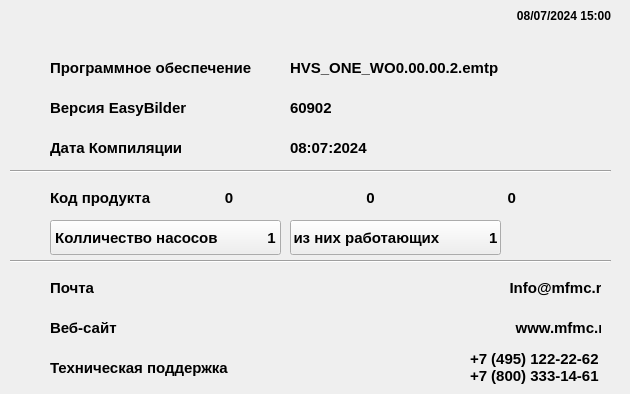
     <widget class="QWidget" name="Settings_Contacts_page">
      <widget class="QLabel" name="label_20">
       <property name="geometry">
        <rect>
         <x>10</x>
         <y>50</y>
         <width>40</width>
         <height>35</height>
        </rect>
       </property>
       <property name="text">
        <string/>
       </property>
      </widget>
      <widget class="QLabel" name="label_77">
       <property name="geometry">
        <rect>
         <x>50</x>
         <y>270</y>
         <width>551</width>
         <height>35</height>
        </rect>
       </property>
       <property name="font">
        <font>
         <family>Arial</family>
         <pointsize>11</pointsize>
         <weight>75</weight>
         <bold>true</bold>
        </font>
       </property>
       <property name="text">
        <string>Почта                                                                                                    Info@mfmc.ru</string>
       </property>
      </widget>
      <widget class="QPushButton" name="contacts_number_of_pumps_pushButton">
       <property name="geometry">
        <rect>
         <x>50</x>
         <y>220</y>
         <width>231</width>
         <height>35</height>
        </rect>
       </property>
       <property name="font">
        <font>
         <family>Arial</family>
         <pointsize>11</pointsize>
         <weight>75</weight>
         <bold>true</bold>
        </font>
       </property>
       <property name="text">
        <string>Колличество насосов            1</string>
       </property>
      </widget>
      <widget class="Line" name="line_6">
       <property name="geometry">
        <rect>
         <x>10</x>
         <y>170</y>
         <width>601</width>
         <height>2</height>
        </rect>
       </property>
       <property name="frameShadow">
        <enum>QFrame::Sunken</enum>
       </property>
       <property name="orientation">
        <enum>Qt::Horizontal</enum>
       </property>
      </widget>
      <widget class="QLabel" name="label_95">
       <property name="geometry">
        <rect>
         <x>10</x>
         <y>90</y>
         <width>40</width>
         <height>35</height>
        </rect>
       </property>
       <property name="text">
        <string/>
       </property>
      </widget>
      <widget class="QLabel" name="label_96">
       <property name="geometry">
        <rect>
         <x>10</x>
         <y>130</y>
         <width>40</width>
         <height>35</height>
        </rect>
       </property>
       <property name="text">
        <string/>
       </property>
      </widget>
      <widget class="QLabel" name="label_97">
       <property name="geometry">
        <rect>
         <x>10</x>
         <y>180</y>
         <width>40</width>
         <height>35</height>
        </rect>
       </property>
       <property name="text">
        <string/>
       </property>
      </widget>
      <widget class="QLabel" name="label_98">
       <property name="geometry">
        <rect>
         <x>10</x>
         <y>220</y>
         <width>40</width>
         <height>35</height>
        </rect>
       </property>
       <property name="text">
        <string/>
       </property>
      </widget>
      <widget class="Line" name="line_8">
       <property name="geometry">
        <rect>
         <x>10</x>
         <y>260</y>
         <width>601</width>
         <height>2</height>
        </rect>
       </property>
       <property name="frameShadow">
        <enum>QFrame::Sunken</enum>
       </property>
       <property name="orientation">
        <enum>Qt::Horizontal</enum>
       </property>
      </widget>
      <widget class="QLabel" name="label_99">
       <property name="geometry">
        <rect>
         <x>10</x>
         <y>270</y>
         <width>40</width>
         <height>35</height>
        </rect>
       </property>
       <property name="text">
        <string/>
       </property>
      </widget>
      <widget class="QLabel" name="label_100">
       <property name="geometry">
        <rect>
         <x>10</x>
         <y>310</y>
         <width>40</width>
         <height>35</height>
        </rect>
       </property>
       <property name="text">
        <string/>
       </property>
      </widget>
      <widget class="QLabel" name="label_101">
       <property name="geometry">
        <rect>
         <x>10</x>
         <y>350</y>
         <width>40</width>
         <height>35</height>
        </rect>
       </property>
       <property name="text">
        <string/>
       </property>
      </widget>
      <widget class="QLabel" name="label_78">
       <property name="geometry">
        <rect>
         <x>50</x>
         <y>310</y>
         <width>551</width>
         <height>35</height>
        </rect>
       </property>
       <property name="font">
        <font>
         <family>Arial</family>
         <pointsize>11</pointsize>
         <weight>75</weight>
         <bold>true</bold>
        </font>
       </property>
       <property name="text">
        <string>Веб-сайт                                                                                                www.mfmc.ru</string>
       </property>
      </widget>
      <widget class="QLabel" name="label_79">
       <property name="geometry">
        <rect>
         <x>50</x>
         <y>350</y>
         <width>191</width>
         <height>35</height>
        </rect>
       </property>
       <property name="font">
        <font>
         <family>Arial</family>
         <pointsize>11</pointsize>
         <weight>75</weight>
         <bold>true</bold>
        </font>
       </property>
       <property name="text">
        <string>Техническая поддержка</string>
       </property>
      </widget>
      <widget class="QLabel" name="label_82">
       <property name="geometry">
        <rect>
         <x>50</x>
         <y>130</y>
         <width>231</width>
         <height>35</height>
        </rect>
       </property>
       <property name="font">
        <font>
         <family>Arial</family>
         <pointsize>11</pointsize>
         <weight>75</weight>
         <bold>true</bold>
        </font>
       </property>
       <property name="text">
        <string>Дата Компиляции</string>
       </property>
      </widget>
      <widget class="QLabel" name="label_83">
       <property name="geometry">
        <rect>
         <x>50</x>
         <y>90</y>
         <width>231</width>
         <height>35</height>
        </rect>
       </property>
       <property name="font">
        <font>
         <family>Arial</family>
         <pointsize>11</pointsize>
         <weight>75</weight>
         <bold>true</bold>
        </font>
       </property>
       <property name="text">
        <string>Версия EasyBilder</string>
       </property>
      </widget>
      <widget class="QLabel" name="label_84">
       <property name="geometry">
        <rect>
         <x>50</x>
         <y>50</y>
         <width>231</width>
         <height>35</height>
        </rect>
       </property>
       <property name="font">
        <font>
         <family>Arial</family>
         <pointsize>11</pointsize>
         <weight>75</weight>
         <bold>true</bold>
        </font>
       </property>
       <property name="text">
        <string>Программное обеспечение</string>
       </property>
      </widget>
      <widget class="QLabel" name="contacts_software_label">
       <property name="geometry">
        <rect>
         <x>290</x>
         <y>50</y>
         <width>311</width>
         <height>35</height>
        </rect>
       </property>
       <property name="font">
        <font>
         <family>Arial</family>
         <pointsize>11</pointsize>
         <weight>75</weight>
         <bold>true</bold>
        </font>
       </property>
       <property name="text">
        <string>HVS_ONE_WO0.00.00.2.emtp</string>
       </property>
      </widget>
      <widget class="QLabel" name="contacts_easybilder_version_label">
       <property name="geometry">
        <rect>
         <x>290</x>
         <y>90</y>
         <width>311</width>
         <height>35</height>
        </rect>
       </property>
       <property name="font">
        <font>
         <family>Arial</family>
         <pointsize>11</pointsize>
         <weight>75</weight>
         <bold>true</bold>
        </font>
       </property>
       <property name="text">
        <string>60902</string>
       </property>
      </widget>
      <widget class="QLabel" name="contacts_compilation_date_label">
       <property name="geometry">
        <rect>
         <x>290</x>
         <y>130</y>
         <width>311</width>
         <height>35</height>
        </rect>
       </property>
       <property name="font">
        <font>
         <family>Arial</family>
         <pointsize>11</pointsize>
         <weight>75</weight>
         <bold>true</bold>
        </font>
       </property>
       <property name="text">
        <string>08:07:2024</string>
       </property>
      </widget>
      <widget class="QLabel" name="label_88">
       <property name="geometry">
        <rect>
         <x>50</x>
         <y>180</y>
         <width>551</width>
         <height>35</height>
        </rect>
       </property>
       <property name="font">
        <font>
         <family>Arial</family>
         <pointsize>11</pointsize>
         <weight>75</weight>
         <bold>true</bold>
        </font>
       </property>
       <property name="text">
        <string>Код продукта                  0                                0                                0</string>
       </property>
      </widget>
      <widget class="QPushButton" name="contacts_current_workings_number_of_pumps_pushButton">
       <property name="geometry">
        <rect>
         <x>290</x>
         <y>220</y>
         <width>211</width>
         <height>35</height>
        </rect>
       </property>
       <property name="font">
        <font>
         <family>Arial</family>
         <pointsize>11</pointsize>
         <weight>75</weight>
         <bold>true</bold>
        </font>
       </property>
       <property name="text">
        <string>из них работающих            1</string>
       </property>
      </widget>
      <widget class="QLabel" name="label_80">
       <property name="geometry">
        <rect>
         <x>470</x>
         <y>350</y>
         <width>131</width>
         <height>35</height>
        </rect>
       </property>
       <property name="font">
        <font>
         <family>Arial</family>
         <pointsize>11</pointsize>
         <weight>75</weight>
         <bold>true</bold>
        </font>
       </property>
       <property name="text">
        <string>+7 (495) 122-22-62
+7 (800) 333-14-61</string>
       </property>
      </widget>
      <widget class="QLabel" name="contacts_time_label">
       <property name="geometry">
        <rect>
         <x>480</x>
         <y>0</y>
         <width>141</width>
         <height>31</height>
        </rect>
       </property>
       <property name="font">
        <font>
         <family>Arial</family>
         <pointsize>9</pointsize>
         <weight>75</weight>
         <bold>true</bold>
        </font>
       </property>
       <property name="text">
        <string>08/07/2024 15:00   </string>
       </property>
       <property name="alignment">
        <set>Qt::AlignRight|Qt::AlignTrailing|Qt::AlignVCenter</set>
       </property>
      </widget>
     </widget>
